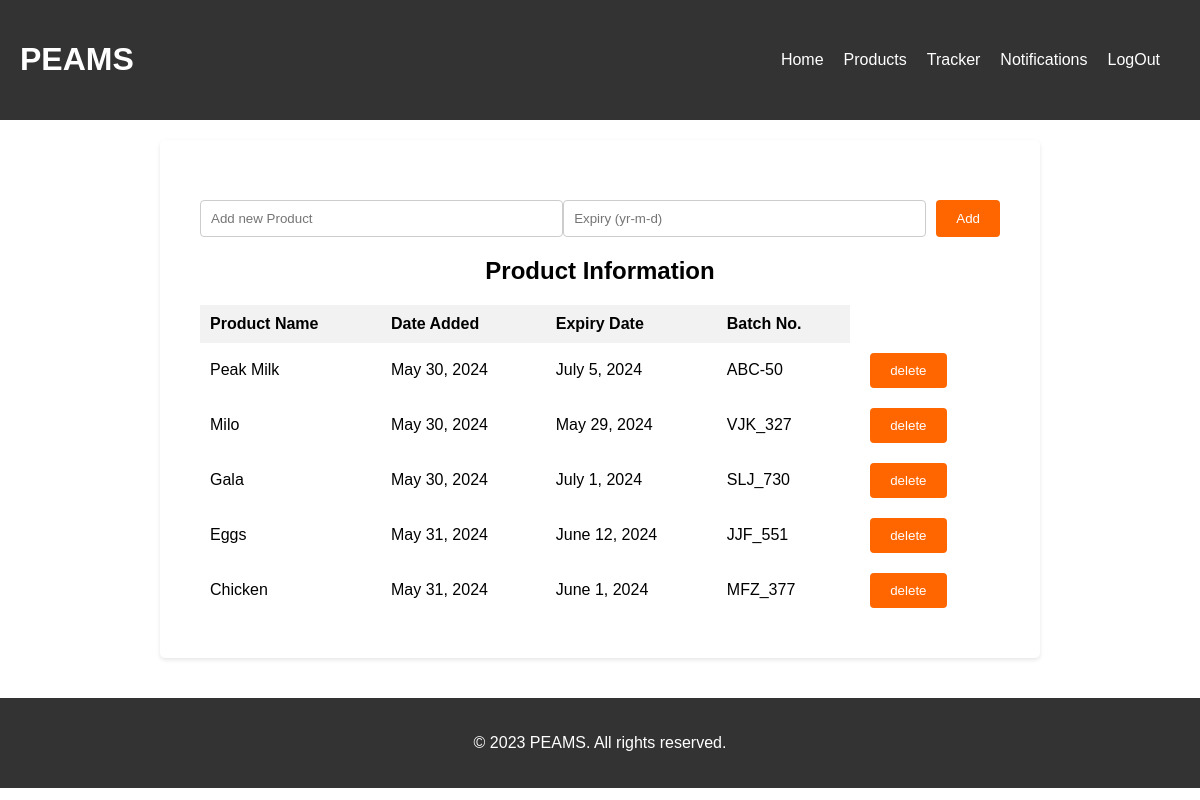
Before: /product/ with the older database file.
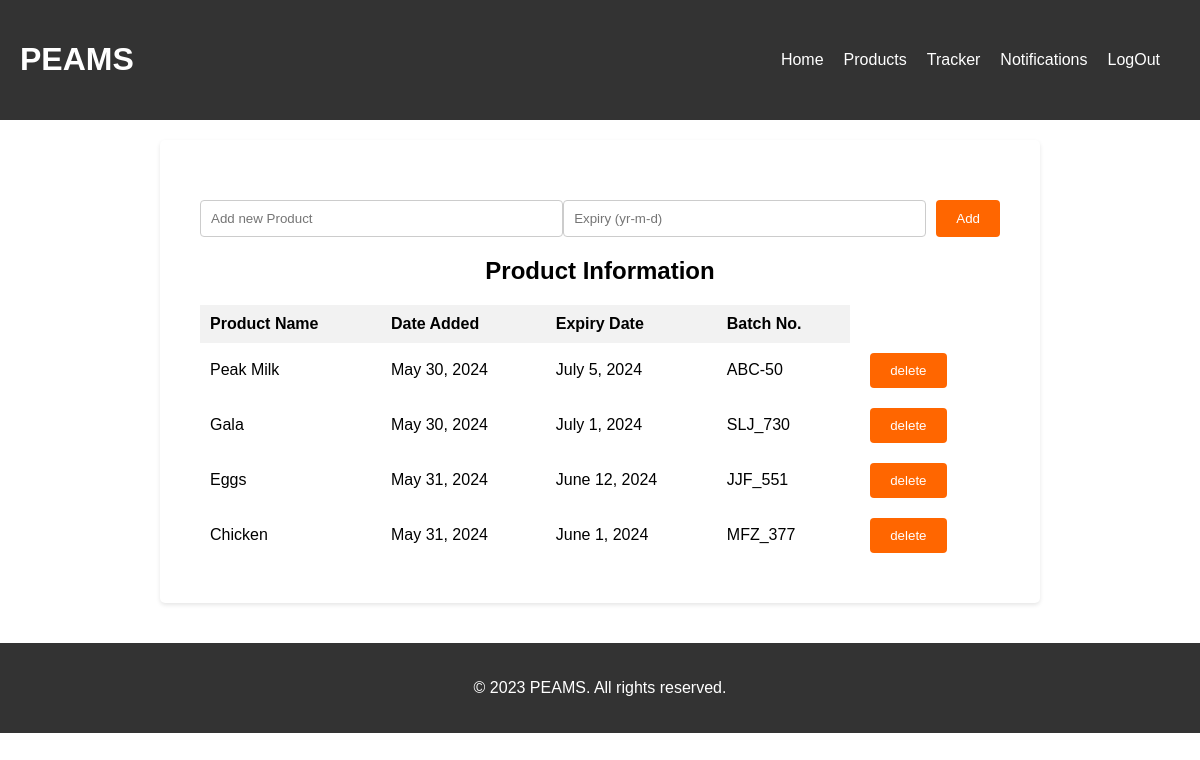
After: the same page with the newer database file.
### peams_app/models.py (models this page shows, shortened)
class Product(models.Model):
    name = models.CharField(max_length=150)
    date_added = models.DateField(auto_now_add=True)
    expiry_date = models.DateField()
    batch_no = models.CharField(max_length=50, unique=True)
    expired = models.BooleanField(default=False)
    about_to_expire = models.BooleanField(default=False)
    alert_status = models.CharField(default="okay", max_length=20)

### peams_app/views.py (the view, shortened to what this page needs)
# urls.py: path('product/', views.products, name="products"),
def products(request):
    products = Product.objects.all()
    context = {
        'products' : products,
    }
    return render(request, 'peams_app/product.html', context)

### peams_app/templates/peams_app/product.html (shortened to what this page needs)
{% extends 'peams_app/layout.html' %}
{% load static %}
{% block body %}
    <div class="maiin-content">
        <div class="product-container">
            <form class="add-item" action="{% url 'products' %}" method="post">
                <input type="text" id="new-item-input" name="product" placeholder="Add new Product">
                <input type="text" name="expiry" placeholder="Expiry (yr-m-d)">
                <button id="addItemBtn">Add</button>
            </form>
            <h2>Product Information</h2>
            <table>
                <thead>
                    <tr>
                        <th>Product Name</th>
                        <th>Date Added</th>
                        <th>Expiry Date</th>
                        <th>Batch No.</th>
                    </tr>
                </thead>
                <tbody>
                    {% for product in products %}
                        <tr>
                            <td>{{ product.name }}</td>
                            <td>{{ product.date_added }}</td>
                            <td>{{ product.expiry_date }}</td>
                            <td>{{ product.batch_no }}</td>
                            <td><a href="{% url 'delete-product' product.batch_no %}"><button>delete</button></a></td>
                        </tr>
                    {% endfor %}
                </tbody>
            </table>
        </div>
    </div>
{% endblock %}

Changed rows visible on the page:
removed Product: name "Milo", date_added "May 30, 2024", expiry_date "May 29, 2024", batch_no "VJK_327"
